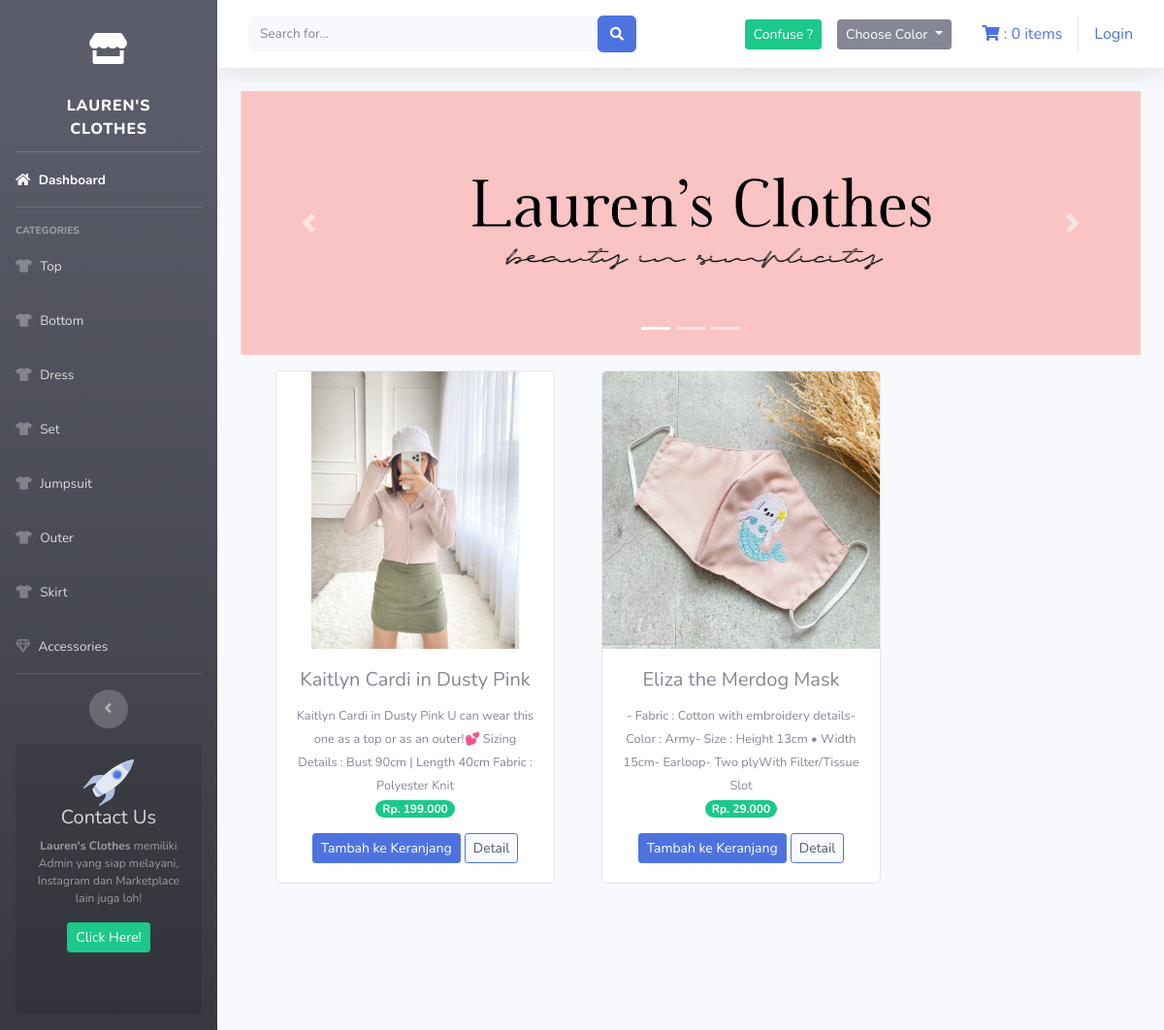
The app's page /index.php/warna/pink, older data.
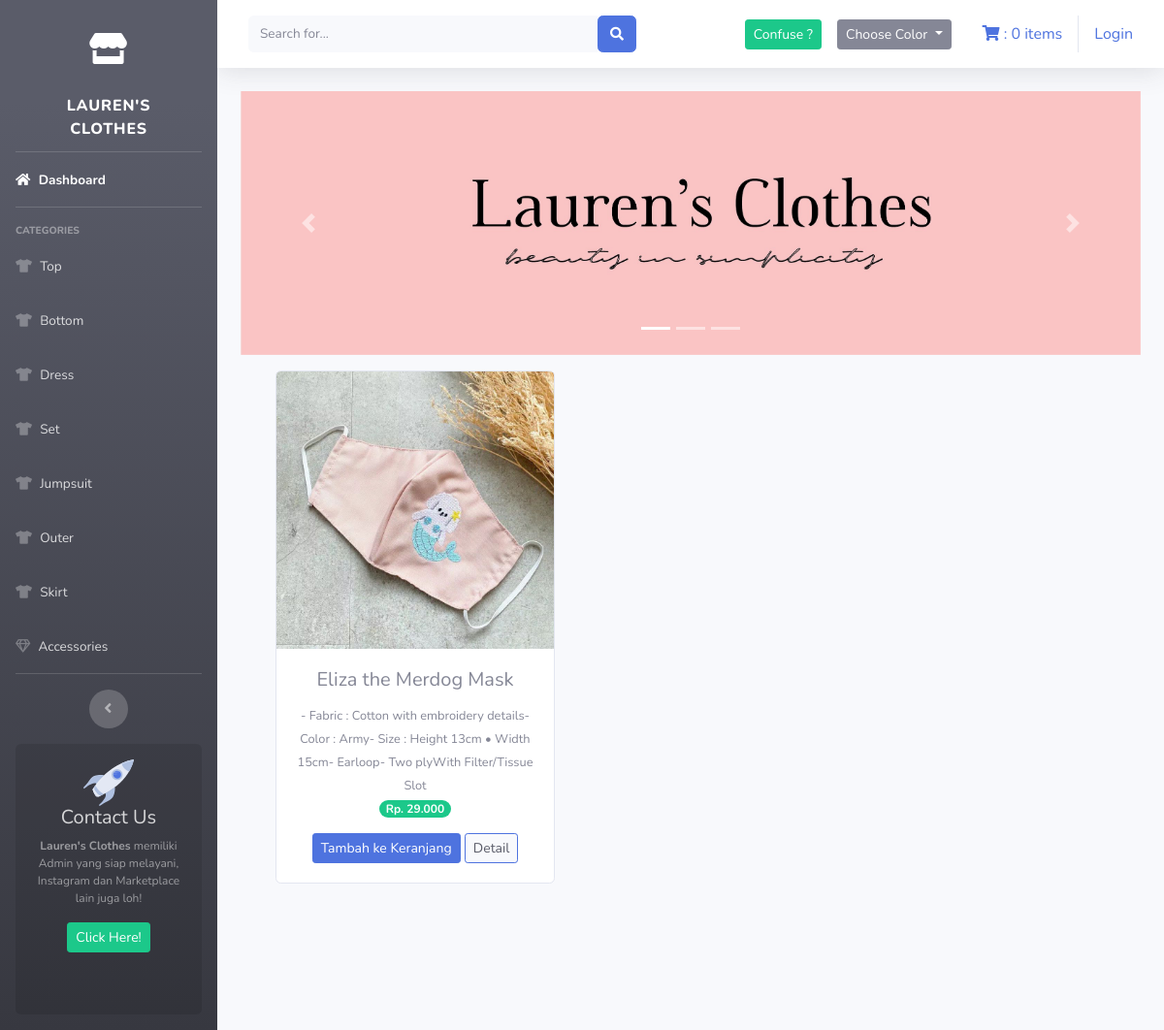
The same page, newer data.
### tables this page shows
CREATE TABLE `tb_barang` (
  `id_brg` int(11) NOT NULL,
  `nama_brg` varchar(120) NOT NULL,
  `keterangan` varchar(512) NOT NULL,
  `kategori` varchar(60) NOT NULL,
  `harga` int(11) NOT NULL,
  `stok` int(11) NOT NULL,
  `gambar` text NOT NULL,
  `warna` varchar(120) NOT NULL,
  `r_kenyamanan` int(11) NOT NULL,
  `r_harga` int(11) NOT NULL,
  `r_formalitas` int(11) NOT NULL,
  `c_review` int(11) NOT NULL DEFAULT 1
);

### application/controllers/warna.php (called while the page is built, shortened)
<?php
class Warna extends CI_Controller{
    public function pink(){
        $data['pink']= $this->model_warna->data_pink()->result();
        $this->load->view('templates/header');
        $this->load->view('templates/sidebar');
        $this->load->view('warna/pink', $data);
        $this->load->view('templates/footer');
    }
}

### index.php (called while the page is built, shortened)
<?php
require_once BASEPATH.'core/CodeIgniter.php';

### application/models/model_warna.php (called while the page is built, shortened)
<?php
class Model_warna extends CI_Model{
    public function data_pink(){
        return $this->db->get_where("tb_barang", array('warna'=>'pink'));
    }
}

### application/views/warna/pink.php (the view, shortened to what this page needs)
<div class="container-fluid">
    <div id="carouselExampleIndicators" class="carousel slide" data-bs-ride="carousel">
        <ol class="carousel-indicators">
            <li type="button" data-bs-target="#carouselExampleIndicators" data-bs-slide-to="0" class="active"></li>
            <li type="button" data-bs-target="#carouselExampleIndicators" data-bs-slide-to="1"></li>
            <li type="button" data-bs-target="#carouselExampleIndicators" data-bs-slide-to="2"></li>
        </ol>
        <div class="carousel-inner">
            <div class="carousel-item active">
                <img src="<?php echo base_url('assets/img/slider0.jpg') ?>" class="d-block w-100" alt="...">
            </div>
        </div>
        <a class="carousel-control-prev" href="#carouselExampleIndicators" role="button" data-slide="prev">
            <span class="carousel-control-prev-icon" aria-hidden="true"></span>
        </a>
        <a class="carousel-control-next" href="#carouselExampleIndicators" role="button" data-slide="next">
            <span class="carousel-control-next-icon" aria-hidden="true"></span>
        </a>
    </div>
    <div class="row text-center mt-3">
        <?php foreach ($pink as $brg) : ?>
            <div class="card ml-5 mb-4" style="width: 18rem;">
                <img src="<?php echo base_url() . '/uploads/' . $brg->gambar ?>" class="card-img-top" alt="...">
                <div class="card-body">
                    <h5 class="card-title"><?php echo $brg->nama_brg ?></h5>
                    <small><?php echo $brg->keterangan ?></small><br>
                    <span class="badge badge-pill badge-success mb-3">Rp. <?php echo number_format($brg->harga, 0, ',', '.')  ?></span> <br>
                    <?php echo anchor(
                        'dashboard/tambah_ke_keranjang/' . $brg->id_brg,
                        '<div class="btn btn-sm btn-primary">Tambah ke Keranjang</div>'
                    ) ?>
                    <?php echo anchor(
                        'dashboard/detail/' . $brg->id_brg,
                        '<div class="btn btn-sm btn-primary bg-light text-dark">Detail</div>'
                    ) ?>
                </div>
            </div>
        <?php endforeach ?>
    </div>
</div>

Row changes from the older to the newer data that the page shows:
no longer on this page (row edited): tb_barang: gambar (picture), nama_brg "Kaitlyn Cardi in Dusty Pink", keterangan "Kaitlyn Cardi in Dusty Pink U can wear this one as a top or as an outer!💕 Sizing Details : Bust 90cm | Length 40cm Fabric : Polyester Knit", harga "199.000", id_brg "Tambah ke Keranjang", id_brg "Detail"
